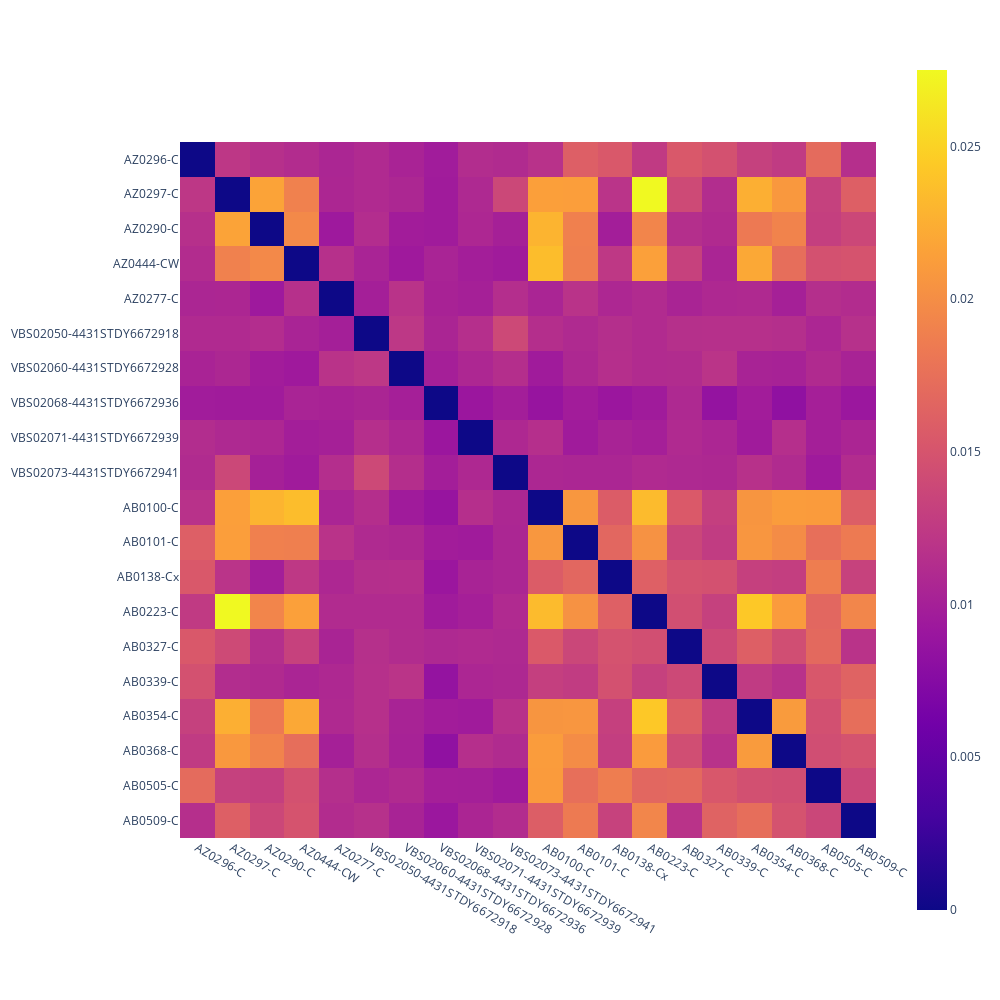

The code cell stored with this chart in its notebook:
### Code cell
px.imshow(mlc_bfc_ibd2_df, width = 1000, height = 1000)

### Figure 1 — Plotly figure (JSON) as saved in the notebook; plotly's stock layout.template omitted (floating-point values rounded to 4 significant figures; data arrays with more than 128 entries replaced by an {"elided": "..."} marker saying what was removed)
{"data": [{"coloraxis": "coloraxis", "hovertemplate": "x: %{x}<br>y: %{y}<br>color: %{z}<extra></extra>", "name": "0", "type": "heatmap", "x": ["AZ0296-C", "AZ0297-C", "AZ0290-C", "AZ0444-CW", "AZ0277-C", "VBS02050-4431STDY6672918", "VBS02060-4431STDY6672928", "VBS02068-4431STDY6672936", "VBS02071-4431STDY6672939", "VBS02073-4431STDY6672941", "AB0100-C", "AB0101-C", "AB0138-Cx", "AB0223-C", "AB0327-C", "AB0339-C", "AB0354-C", "AB0368-C", "AB0505-C", "AB0509-C"], "xaxis": "x", "y": ["AZ0296-C", "AZ0297-C", "AZ0290-C", "AZ0444-CW", "AZ0277-C", "VBS02050-4431STDY6672918", "VBS02060-4431STDY6672928", "VBS02068-4431STDY6672936", "VBS02071-4431STDY6672939", "VBS02073-4431STDY6672941", "AB0100-C", "AB0101-C", "AB0138-Cx", "AB0223-C", "AB0327-C", "AB0339-C", "AB0354-C", "AB0368-C", "AB0505-C", "AB0509-C"], "yaxis": "y", "z": {"elided": "20x20 float values"}}], "layout": {"coloraxis": {"colorscale": [[0, "#0d0887"], [0.1111, "#46039f"], [0.2222, "#7201a8"], [0.3333, "#9c179e"], [0.4444, "#bd3786"], [0.5556, "#d8576b"], [0.6667, "#ed7953"], [0.7778, "#fb9f3a"], [0.8889, "#fdca26"], [1, "#f0f921"]]}, "height": 1000, "margin": {"t": 60}, "width": 1000, "xaxis": {"anchor": "y", "autorange": true, "constrain": "domain", "domain": [0, 1], "range": [-0.5, 19.5], "scaleanchor": "y", "type": "category"}, "yaxis": {"anchor": "x", "autorange": true, "constrain": "domain", "domain": [0.09535, 0.9047], "range": [19.5, -0.5], "type": "category"}}}
